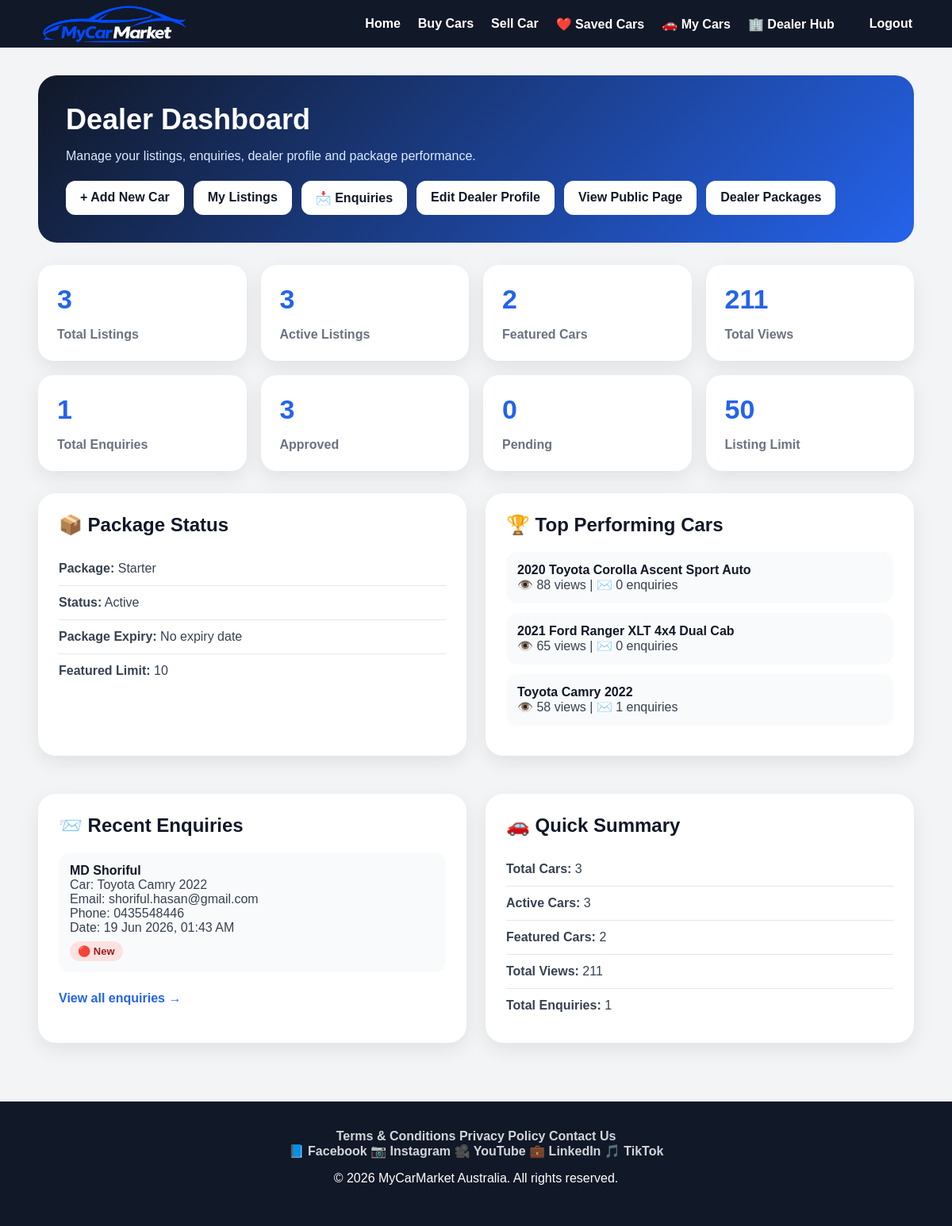
The page /cars/dealer/dashboard/ (signed in) on the database its author committed.
### vehicles/models/dealer_models.py (models this page shows, shortened)
class DealerProfile(models.Model):
    PACKAGE_CHOICES = [
        ('free', 'Free'),
        ('starter', 'Starter'),
        ('professional', 'Professional'),
        ('premium', 'Premium'),
        ('enterprise', 'Enterprise'),
    ]
    BANNER_POSITION_CHOICES = [
        ('top', 'Top'),
        ('center', 'Center'),
        ('bottom', 'Bottom'),
    ]
    user = models.OneToOneField(
        User,
        on_delete=models.CASCADE,
        related_name='dealer_profile'
    )
    business_name = models.CharField(max_length=150, blank=True)
    business_description = models.TextField(blank=True)
    business_slogan = models.CharField(max_length=160, blank=True)
    years_in_business = models.PositiveIntegerField(default=0)
    dealer_owner_name = models.CharField(max_length=120, blank=True)
    dealer_owner_title = models.CharField(
        max_length=120,
        blank=True,
        default='Dealer Principal'
    )
    dealer_owner_photo = models.ImageField(
        upload_to='dealer_owner_photos/',
        blank=True,
        null=True
    )
    google_maps_link = models.URLField(blank=True)
    logo = models.ImageField(
        upload_to='dealer_logos/',
        blank=True,
        null=True
    )
    banner = models.ImageField(
        upload_to='dealer_banners/',
        blank=True,
        null=True
    )
    banner_position = models.CharField(
        max_length=20,
        choices=BANNER_POSITION_CHOICES,
        default='center'
    )
    website = models.URLField(blank=True)
    business_phone = models.CharField(max_length=30, blank=True)
    business_email = models.EmailField(blank=True)
    address = models.CharField(max_length=255, blank=True)
    abn = models.CharField(max_length=30, blank=True)
    opening_hours = models.CharField(max_length=255, blank=True)
    monday_hours = models.CharField(
        max_length=100,
        blank=True,
        default='9:00 AM - 5:00 PM'
    )
    tuesday_hours = models.CharField(
        max_length=100,
        blank=True,
        default='9:00 AM - 5:00 PM'
    )
    wednesday_hours = models.CharField(
        max_length=100,
        blank=True,
        default='9:00 AM - 5:00 PM'
    )
    thursday_hours = models.CharField(
        max_length=100,
        blank=True,
        default='9:00 AM - 5:00 PM'
    )
    friday_hours = models.CharField(
        max_length=100,
        blank=True,
        default='9:00 AM - 5:00 PM'
    )
    saturday_hours = models.CharField(
        max_length=100,
        blank=True,
        default='Closed'
    )
    sunday_hours = models.CharField(
        max_length=100,
        blank=True,
        default='Closed'
    )
    open_24_hours = models.BooleanField(default=False)
    monday_closed = models.BooleanField(default=False)
    monday_open_time = models.TimeField(null=True, blank=True)
    monday_close_time = models.TimeField(null=True, blank=True)
    tuesday_closed = models.BooleanField(default=False)
    tuesday_open_time = models.TimeField(null=True, blank=True)
    tuesday_close_time = models.TimeField(null=True, blank=True)
    wednesday_closed = models.BooleanField(default=False)
    wednesday_open_time = models.TimeField(null=True, blank=True)
    wednesday_close_time = models.TimeField(null=True, blank=True)
    thursday_closed = models.BooleanField(default=False)
    thursday_open_time = models.TimeField(null=True, blank=True)
    thursday_close_time = models.TimeField(null=True, blank=True)
    friday_closed = models.BooleanField(default=False)
    friday_open_time = models.TimeField(null=True, blank=True)
    friday_close_time = models.TimeField(null=True, blank=True)
    saturday_closed = models.BooleanField(default=True)
    saturday_open_time = models.TimeField(null=True, blank=True)
    saturday_close_time = models.TimeField(null=True, blank=True)
    sunday_closed = models.BooleanField(default=True)
    sunday_open_time = models.TimeField(null=True, blank=True)
    sunday_close_time = models.TimeField(null=True, blank=True)
    facebook = models.URLField(blank=True)
    instagram = models.URLField(blank=True)
    tiktok = models.URLField(blank=True)
    youtube = models.URLField(blank=True)
    show_email = models.BooleanField(default=True)
    show_phone = models.BooleanField(default=True)
    finance_available = models.BooleanField(default=False)
    trade_in_available = models.BooleanField(default=False)
    extended_warranty = models.BooleanField(default=False)
    delivery_available = models.BooleanField(default=False)
    test_drive_available = models.BooleanField(default=False)
    package = models.CharField(
        max_length=20,
        choices=PACKAGE_CHOICES,
        default='free'
    )
    is_dealer = models.BooleanField(default=False)
    is_verified = models.BooleanField(default=False)
    package_active = models.BooleanField(default=True)
    package_expiry = models.DateTimeField(
        null=True,
        blank=True
    )
    is_featured_dealer = models.BooleanField(default=False)
    max_listings = models.PositiveIntegerField(default=3)
    featured_ads_allowed = models.PositiveIntegerField(default=0)
    priority_support = models.BooleanField(default=False)
    created_at = models.DateTimeField(auto_now_add=True)

### vehicles/models/car_models.py (models this page shows, shortened)
class Car(models.Model):
    seller = models.ForeignKey(
        User,
        on_delete=models.CASCADE,
        related_name='cars',
        null=True,
        blank=True
    )
    title = models.CharField(max_length=200)
    slug = models.SlugField(max_length=255, unique=True, blank=True, null=True)
    make = models.CharField(max_length=100)
    model = models.CharField(max_length=100)
    year = models.PositiveIntegerField()
    price = models.DecimalField(max_digits=12, decimal_places=2)
    kilometres = models.PositiveIntegerField()
    body_type = models.CharField(
        max_length=50,
        choices=BODY_TYPE_CHOICES,
        blank=True
    )
    transmission = models.CharField(
        max_length=50,
        choices=TRANSMISSION_CHOICES,
        blank=True
    )
    fuel_type = models.CharField(
        max_length=50,
        choices=FUEL_TYPE_CHOICES,
        blank=True
    )
    state = models.CharField(
        max_length=10,
        choices=STATE_CHOICES,
        blank=True
    )
    suburb = models.CharField(max_length=100, blank=True)
    description = models.TextField(blank=True)
    seller_name = models.CharField(max_length=100, blank=True)
    seller_email = models.EmailField(blank=True)
    seller_phone = models.CharField(max_length=30, blank=True)
    is_featured = models.BooleanField(default=False)
    featured_until = models.DateTimeField(null=True, blank=True)
    is_active = models.BooleanField(default=True)
    is_verified_listing = models.BooleanField(default=False)
    is_approved = models.BooleanField(default=False)
    moderation_status = models.CharField(
        max_length=20,
        choices=MODERATION_STATUS_CHOICES,
        default='pending'
    )
    approved_by = models.ForeignKey(
        User,
        on_delete=models.SET_NULL,
        null=True,
        blank=True,
        related_name='approved_cars'
    )
    approved_at = models.DateTimeField(
        null=True,
        blank=True
    )
    rejected_reason = models.TextField(
        blank=True
    )
    admin_note = models.TextField(
        blank=True
    )
    suspended_reason = models.TextField(
        blank=True
    )
    is_reported = models.BooleanField(
        default=False
    )
    report_count = models.PositiveIntegerField(
        default=0
    )
    views_count = models.PositiveIntegerField(default=0)
    created_at = models.DateTimeField(auto_now_add=True)

### vehicles/models/enquiry_models.py (models this page shows, shortened)
class Enquiry(models.Model):
    dealer = models.ForeignKey(
        'auth.User',
        on_delete=models.CASCADE,
        related_name='dealer_enquiries',
        null=True,
        blank=True
    )
    car = models.ForeignKey(
        'vehicles.Car',
        on_delete=models.CASCADE,
        related_name='enquiries'
    )
    name = models.CharField(
        max_length=100
    )
    email = models.EmailField()
    phone = models.CharField(
        max_length=30
    )
    message = models.TextField()
    created_at = models.DateTimeField(
        auto_now_add=True
    )
    is_read = models.BooleanField(
        default=False
    )
    class Meta:
        verbose_name_plural = 'Enquiries'
        ordering = [
            '-created_at'
        ]

### vehicles/views/dealer_dashboard_views.py (the view)
@login_required
def dealer_dashboard(request):
    cars = Car.objects.filter(
        seller=request.user
    ).order_by('-created_at')
    total_listings = cars.count()
    active_listings = cars.filter(is_active=True).count()
    approved_listings = cars.filter(is_approved=True).count()
    pending_listings = cars.filter(is_approved=False).count()
    featured_listings = cars.filter(is_featured=True).count()
    total_views = sum(car.views_count for car in cars)
    total_enquiries = Enquiry.objects.filter(
        car__seller=request.user
    ).count()
    recent_enquiries = Enquiry.objects.filter(
        car__seller=request.user
    ).select_related('car').order_by('-created_at')[:5]
    top_cars = cars.order_by('-views_count')[:5]
    dealer_profile = None
    if hasattr(request.user, 'dealer_profile'):
        dealer_profile = request.user.dealer_profile
    package_name = 'Free'
    package_active = False
    package_expiry = None
    listing_limit = 1
    featured_limit = 0
    if dealer_profile:
        package_name = dealer_profile.package
        package_active = dealer_profile.package_active
        package_expiry = dealer_profile.package_expiry
        listing_limit = dealer_profile.max_listings
        featured_limit = dealer_profile.featured_ads_allowed
    return render(
        request,
        'vehicles/dealer_dashboard.html',
        {
            'cars': cars,
            'dealer_profile': dealer_profile,
            'total_listings': total_listings,
            'active_listings': active_listings,
            'approved_listings': approved_listings,
            'pending_listings': pending_listings,
            'featured_listings': featured_listings,
            'total_views': total_views,
            'total_enquiries': total_enquiries,
            'recent_enquiries': recent_enquiries,
            'top_cars': top_cars,
            'package_name': package_name,
            'package_active': package_active,
            'package_expiry': package_expiry,
            'listing_limit': listing_limit,
            'featured_limit': featured_limit,
        }
    )

### vehicles/templates/vehicles/dealer_dashboard.html (shortened to what this page needs)
<!DOCTYPE html>
<html lang="en">
<head>
    {% load static %}
    <link rel="stylesheet" href="{% static 'css/style.css' %}">
</head>
<body>
{% include 'includes/navbar.html' %}
<main class="dashboard-wrapper">
    <section class="dashboard-hero">
        <h1>Dealer Dashboard</h1>
        <p>
            Manage your listings, enquiries, dealer profile and package performance.
        </p>
        <div class="quick-actions">
            <a href="{% url 'create_car' %}">
                + Add New Car
            </a>
            <a href="{% url 'my_listings' %}">
                My Listings
            </a>
            <a href="{% url 'dealer_enquiries' %}">
                📩 Enquiries
            </a>
            <a href="{% url 'edit_dealer_profile' %}">
                Edit Dealer Profile
            </a>
            <a href="{% url 'dealer_detail' request.user.username %}">
                View Public Page
            </a>
            <a href="{% url 'dealer_packages' %}">
                Dealer Packages
            </a>
        </div>
    </section>
    <section class="stats-grid">
        <div class="stat-card">
            <h2>{{ total_listings }}</h2>
            <p>Total Listings</p>
        </div>
        <div class="stat-card">
            <h2>{{ active_listings }}</h2>
            <p>Active Listings</p>
        </div>
        <div class="stat-card">
            <h2>{{ featured_listings }}</h2>
            <p>Featured Cars</p>
        </div>
        <div class="stat-card">
            <h2>{{ total_views }}</h2>
            <p>Total Views</p>
        </div>
        <div class="stat-card">
            <h2>{{ total_enquiries }}</h2>
            <p>Total Enquiries</p>
        </div>
        <div class="stat-card">
            <h2>{{ approved_listings }}</h2>
            <p>Approved</p>
        </div>
        <div class="stat-card">
            <h2>{{ pending_listings }}</h2>
            <p>Pending</p>
        </div>
        <div class="stat-card">
            <h2>{{ listing_limit }}</h2>
            <p>Listing Limit</p>
        </div>
    </section>
    <section class="dashboard-grid">
        <div class="dashboard-card">
            <h2>📦 Package Status</h2>
            <div class="info-row">
                <strong>Package:</strong> {{ package_name|title }}
            </div>
            <div class="info-row">
                <strong>Status:</strong>
                {% if package_active %}
                    Active
                {% else %}
                    Inactive
                {% endif %}
            </div>
            <div class="info-row">
                <strong>Package Expiry:</strong>
                {% if package_expiry %}
                    {{ package_expiry|date:"d M Y" }}
                {% else %}
                    No expiry date
                {% endif %}
            </div>
            <div class="info-row">
                <strong>Featured Limit:</strong> {{ featured_limit }}
            </div>
        </div>
        <div class="dashboard-card">
            <h2>🏆 Top Performing Cars</h2>
            {% if top_cars %}
                {% for car in top_cars %}
                    <div class="car-row">
                        <strong>{{ car.title }}</strong><br>
                        👁️ {{ car.views_count }} views |
                        ✉️ {{ car.enquiries.count }} enquiries
                    </div>
                {% endfor %}
            {% else %}
                <p>No cars listed yet.</p>
            {% endif %}
        </div>
        <div class="dashboard-card">
            <h2>📨 Recent Enquiries</h2>
            {% if recent_enquiries %}
                {% for enquiry in recent_enquiries %}
                    <div class="lead-row">
                        <strong>{{ enquiry.name }}</strong><br>
                        Car: {{ enquiry.car.title }}<br>
                        Email: {{ enquiry.email }}<br>
                        Phone: {{ enquiry.phone }}<br>
                        Date: {{ enquiry.created_at|date:"d M Y, h:i A" }}<br>
                        {% if enquiry.is_read %}
                            <span class="enquiry-status read">
                                🟢 Read
                            </span>
                        {% else %}
                            <span class="enquiry-status new">
                                🔴 New
                            </span>
                        {% endif %}
                    </div>
                {% endfor %}
                <a href="{% url 'dealer_enquiries' %}"
                   class="view-all-link">
                    View all enquiries →
                </a>
            {% else %}
                <p>No enquiries yet.</p>
            {% endif %}
        </div>
        <div class="dashboard-card">
            <h2>🚗 Quick Summary</h2>
            <div class="info-row">
                <strong>Total Cars:</strong> {{ total_listings }}
            </div>
            <div class="info-row">
                <strong>Active Cars:</strong> {{ active_listings }}
            </div>
            <div class="info-row">
                <strong>Featured Cars:</strong> {{ featured_listings }}
            </div>
            <div class="info-row">
                <strong>Total Views:</strong> {{ total_views }}
            </div>
            <div class="info-row">
                <strong>Total Enquiries:</strong> {{ total_enquiries }}
            </div>
        </div>
    </section>
</main>
{% include 'includes/footer.html' %}
</body>
</html>

### rows shown on the page
DealerProfile: package "Starter"
Car: title "2020 Toyota Corolla Ascent Sport Auto", views_count "88", enquiries.count "0"
Car: title "2021 Ford Ranger XLT 4x4 Dual Cab", views_count "65", enquiries.count "0"
Car: title "Toyota Camry 2022", views_count "58", enquiries.count "1"
Enquiry: name "MD Shoriful", car "Toyota Camry 2022", email "shoriful.hasan@gmail.com", phone "0435548446", created_at "19 Jun 2026, 01:43 AM", is_read "🔴 New"

### other values the page prints
{{ total_listings }} "3"
{{ active_listings }} "3"
{{ featured_listings }} "2"
{{ total_views }} "211"
{{ total_enquiries }} "1"
{{ approved_listings }} "3"
{{ pending_listings }} "0"
{{ listing_limit }} "50"
{{ featured_limit }} "10"
